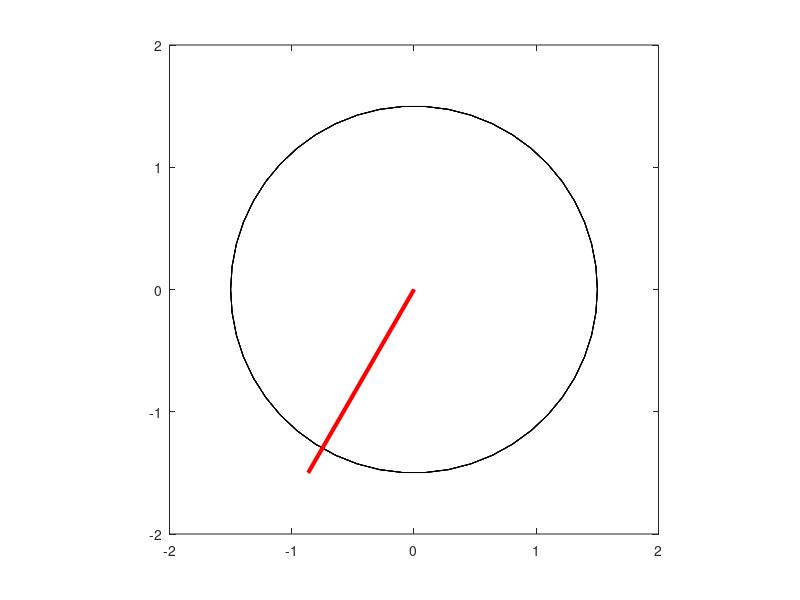

This figure's MATLAB source:
% Fix this: If a three-phase set of currents, each of equal magnitude and differing in phase
% by 120 flows in a three-phase,
% then it will produce a rotating magnetic field of constant magnitude.
% Calculate the net magnetic field produced by a three-phase stator.
% Set up the basic conditions
bmax = 1; % Normalize bmax to 1
freq = 120; % 60 Hz
w = 2*pi*freq; % angular velocity (rad/s)
% First, generate the three component magnetic fields
t = 0:1/6000:2/60;
Baa = sin(w*t) .* (cos(0) + 1j*sin(0));
Bbb = sin(w*t - 2*pi/3) .* (cos(pi/3) + 1j*sin(2*pi/3));
Bcc = sin(w*t + 2*pi/3) .* (cos(-2*pi/3) + 1j*sin(-2*pi/3));
% Calculate Bnet
Bnet = Baa + Bbb + Bcc;
% Calculate a circle representing the expected maximum value of Bnet
circle = 1.5 * (cos(w*t) + 1j*sin(w*t));
% Plot the magnitude and direction of the resulting magnetic fields. Note that
% Baa is black, Bbb is blue, Bcc is magenta, and Bnet is red.
figure;
for ii = 1:length(t)
    % Plot the reference circle
    plot(real(circle), imag(circle), 'k');
    hold on;
    % Plot the four magnetic fields
    plot([0 real(Baa(ii))],[0 imag(Baa(ii))],'k','LineWidth',2);
    plot([0 real(Bbb(ii))],[0 imag(Bbb(ii))],'b','LineWidth',2);
    plot([0 real(Bcc(ii))],[0 imag(Bcc(ii))],'m','LineWidth',2);
    plot([0 real(Bnet(ii))],[0 imag(Bnet(ii))],'r','LineWidth',3);
    axis square;
    axis([-2 2 -2 2]);
    drawnow;
    hold off;
end
